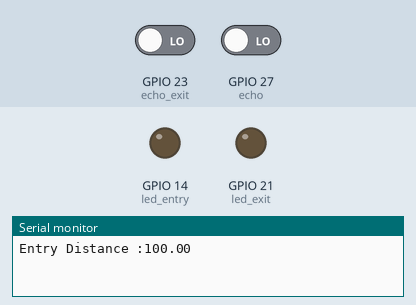
This sketch was run on a simulated ESP32. Parts: output pins drawn as LEDs (lit = HIGH), the last lines printed to the serial monitor. Inputs (shaded band) come from the test bench; at power-on: GPIO 23 (echo_exit) LOW, GPIO 27 (echo) LOW. Pins used as bus, display or sensor lines are not drawn.

Above: at 1.5 s.
At 6.8 s:
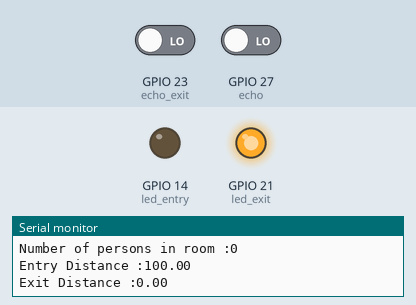
Timing chart, 0 to 8.1 s (numbered marks = the images above):
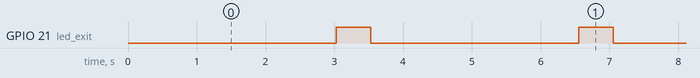

Measured:
- by itself, GPIO 21 (led_exit): alternates HIGH for 0.50 s and LOW for 3.0 s

The sketch:

Ultrasonic_Counter.ino
```cpp
#define trig 26
#define echo 27
#define trig_exit 22
#define echo_exit 23
#define led_entry 14
#define led_exit 21
int count = 0;
float distance = 100;
void setup() {
  // put your setup code here, to run once:
  pinMode(trig,OUTPUT);
  pinMode(trig_exit, OUTPUT);
  pinMode(echo,INPUT);
  pinMode(echo_exit, INPUT);
  pinMode(led_entry, OUTPUT);
  pinMode(led_exit, OUTPUT);
  Serial.begin(9600);

}

void loop() {
  // put your main code here, to run repeatedly:
  digitalWrite(trig,LOW);
  delay(5);
  digitalWrite(trig, HIGH);
  delay(10);
  digitalWrite(trig, LOW);
  int duration = pulseIn(echo, HIGH);
  float distance = (duration* 0.034)/2;
  if(distance == 0)
  {
    distance = 100;
  }
  Serial.print("Entry Distance :");
  Serial.println(distance);
  delay(1000);

  digitalWrite(trig_exit, LOW);
  delay(2);
  digitalWrite(trig_exit, HIGH);
  delay(10);
  digitalWrite(trig_exit, LOW);
  int duration_exit = pulseIn(echo_exit, HIGH);
  float distance_exit = (duration_exit* 0.034)/2;
  Serial.print("Exit Distance :");
  Serial.println(distance_exit);
//  delay(3000);

  if(distance < 15)
  {
    count = count+1;
    digitalWrite(led_entry, HIGH);
    delay(500);
    digitalWrite(led_entry, LOW);
    Serial.println("Person Entered into Room");
  }
  else if(distance_exit < 15)
  {
    count = count-1;
    digitalWrite(led_exit, HIGH);
    delay(500);
    digitalWrite(led_exit, LOW);
    Serial.println("Person Exited from Room");
  }
//
//  digitalWrite(led_exit, LOW);
  if(count < 0)
  {
    count = 0;
  }
  Serial.print("Number of persons in room :");
  Serial.println(count);
//  delay(1000);
}
```
